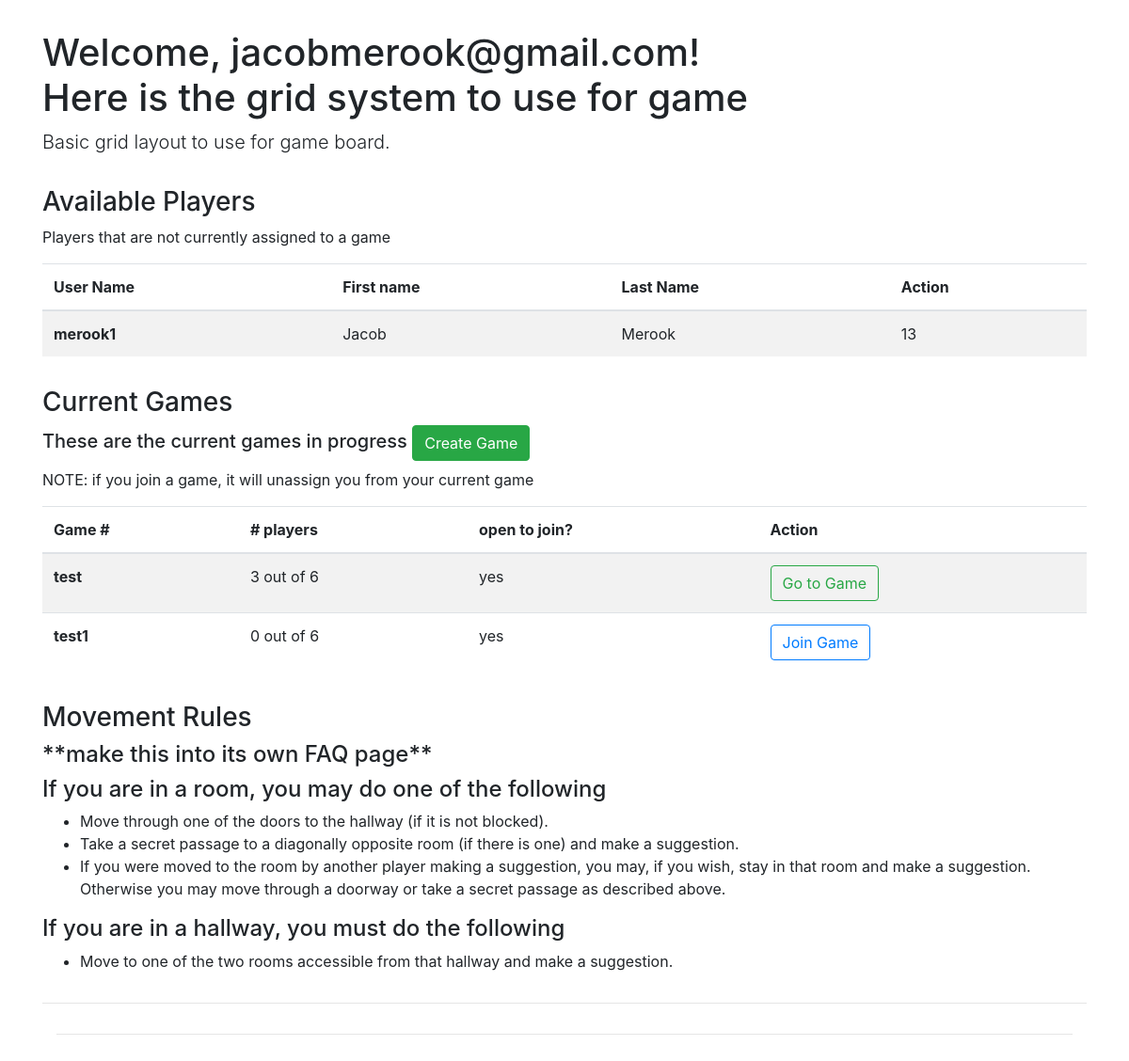
Screenshot of /home.phtml (signed in) with the database file from the repository.
### tables this page shows
CREATE TABLE `user` (
  `id` int(10) NOT NULL AUTO_INCREMENT,
  `firstName` varchar(65) NOT NULL,
  `lastName` varchar(65) NOT NULL,
  `userName` varchar(65) NOT NULL,
  `password` varchar(65) NOT NULL,
  `game` int(11) DEFAULT NULL COMMENT 'this is the column to show what game the user is in',
  `characterNumber` int(11) DEFAULT NULL COMMENT 'this is the character they are playing in the game instance',
  PRIMARY KEY (`id`),
  UNIQUE KEY `userName` (`userName`)
);

CREATE TABLE `game_board` (
  `id` int(11) NOT NULL AUTO_INCREMENT COMMENT 'Game ID',
  `gameName` varchar(45) NOT NULL,
  `secretEnvelope` varchar(45) NOT NULL COMMENT 'holds the FK to the secret envelope table to show which secret envelop goes with with game\n',
  PRIMARY KEY (`id`),
  UNIQUE KEY `id_UNIQUE` (`id`),
  UNIQUE KEY `secretEnvelop_UNIQUE` (`secretEnvelope`)
);

### Database.php (called while the page is built, shortened)
<?php
class Database
{
    public $pdo;
    public function __construct()
    {
        $this->host = 'localhost';
        $this->db   = 'clueless';
        $this->user = 'root';
        $this->password = 'root';
        $this->charset = 'utf8';
        $this->dsn = "mysql:host=$this->host;dbname=$this->db;charset=$this->charset";
        $this->opt = [
            PDO::ATTR_ERRMODE            => PDO::ERRMODE_EXCEPTION,
            PDO::ATTR_DEFAULT_FETCH_MODE => PDO::FETCH_ASSOC,
            PDO::ATTR_EMULATE_PREPARES   => false,
        ];
        $this->pdo = new PDO($this->dsn, $this->user, $this->password, $this->opt);
    }
    public function getAvailablePlayers()
    {
        $stmt = $this->pdo->query('SELECT * FROM clueless.user WHERE game IS NULL');
        $list = array();
        while ($user = $stmt->fetch())
        {
            $obj = new User($user['userName'], $user['firstName'], $user['lastName'], $user['password'], $user['id']);
            array_push($list,$obj);
        }
        return $list;
    }
    public function getCurrentGames()
    {
        $stmt = $this->pdo->query('SELECT * FROM clueless.game_board');
        $list = array();
        while ($game = $stmt->fetch())
        {
            $obj = new Game($game['id'], $game['gameName'], $game['secretEnvelope'] );
            array_push($list,$obj);
        }
        return $list;
    }
    public function getPlayersPerGame($gameID)
    {
        $stmt = $this->pdo->prepare('select count(user.game)
      from clueless.game_board
        left join clueless.user on ( game_board.id = user.game )
        where game_board.id = :id
        group by game_board.gameName
        order by game_board.id asc');
        $stmt->execute(['id' => $gameID]);
        $numPlayers = $stmt->fetch();
        return $numPlayers['count(user.game)'];
    }
    public function getPlayersGameID($userID)
    {
        $stmt = $this->pdo->prepare('SELECT game from clueless.user where id = :userID');
        $stmt->execute(['userID' => $userID]);
        $userGameID = $stmt->fetch();
        return $userGameID['game'];
    }
}

### User.php (called while the page is built, shortened)
<?php
class User
{
  private $userName;
  private $firstName;
  private $lastName;
  private $id;
  public function __construct($userName, $firstName, $lastName, $password, $id)
  {
      $this->userName = $userName;
      $this->firstName = $firstName;
      $this->lastName = $lastName;
      $this->id = $id;
  }
  public function getUserName()
  {
      return $this->userName;
  }
  public function getFirstName()
  {
      return $this->firstName;
  }
  public function getLastName()
  {
      return $this->lastName;
  }
  public function getID()
  {
      return $this->id;
  }
}
?>

### Game.php (called while the page is built, shortened)
<?php
class Game
{
    private $id;
    private $name;
    public function __construct($id, $name, $secretEnvelope)
    {
        $this->id = $id;
        $this->name = $name;
    }
    public function getID()
    {
        return $this->id;
    }
    public function getName()
    {
        return $this->name;
    }
}

### home.phtml (the view, shortened to what this page needs)
<?php
include "Database.php";
include "User.php";
include "Game.php";
?>
<!DOCTYPE html>
<html lang="en">
<head>
    <link href="./css/bootstrap.css" rel="stylesheet">
    <link href="./css/grid.css" rel="stylesheet">
</head>
<body>
<div class="container">
    <h1>Welcome, <?php echo $_SESSION["userName"] . "!"; ?> <br/ >Here is the grid system to use for game</h1>
    <p class="lead">Basic grid layout to use for game board.</p>
    <h3>Available Players</h3>
    <p>Players that are not currently assigned to a game</p>
    <table class="table table-striped">
        <thead>
        <tr>
            <th scope="col">User Name</th>
            <th scope="col">First name</th>
            <th scope="col">Last Name</th>
            <th scope="col">Action</th>
        </tr>
        </thead>
        <tbody>
        <?php
        $db = new Database();
        $list = $db->getAvailablePlayers();
        foreach ($list as $item)
        {
            echo "<tr>";
            echo "<th>" . $item->getUserName() . "</th>";
            echo "<td>" . $item->getFirstName() . "</td>";
            echo "<td>" . $item->getLastName() . "</td>";
            echo "<td>" . $item->getID() . "</td>";
            echo "</tr>";
        }
        ?>
        </tbody>
    </table>
    <h3>Current Games</h3>
    <h5>These are the current games in progress <a class="btn btn-success" href="./createGame.phtml" role="button">Create Game</a></h5>
    <p>NOTE: if you join a game, it will unassign you from your current game</p>
    <table class="table table-striped">
        <thead>
        <tr>
            <th scope="col">Game #</th>
            <th scope="col"># players</th>
            <th scope="col">open to join?</th>
            <th scope="col">Action</th>
        </tr>
        </thead>
        <tbody>
        <?php
        $db = new Database();
        $list = $db->getCurrentGames();
        foreach ($list as $item)
        {
            $id = $item->getID();
            $numPlayers = $db->getPlayersPerGame($id);
            echo "<tr>";
                echo "<th>" . $item->getName(). "</th>";
                echo "<td>" . "$numPlayers out of 6" . "</td>";
                if($numPlayers < 6)
                {
                    echo "<td>" . "yes" . "</td>";
                }
                else
                {
                    echo "<td>" . "no" . "</td>";
                }
            $playersGameID = $db->getPlayersGameID($_SESSION["id"]);
            if($numPlayers < 6 && (!($playersGameID == $item->getID())))
            {
                echo "<td><a class='btn btn-outline-primary' href='joinGame.phtml?id=".$item->getID()."'>" . "Join Game" . "</a></td>";
            }
            elseif($playersGameID == $item->getID())
            {
                echo "<td><a class='btn btn-outline-success' href='game_board.phtml'>" . "Go to Game" . "</a></td>";
            }
            else
            {
                echo "<td><a class='btn btn-outline-danger disabled' href='joinGame.phtml?id=".$item->getID()."'>" . "Game is Full" . "</a></td>";
            }
            echo "</tr>";
        }
        ?>
        </tbody>
    </table>
    <h3>Movement Rules</h3>
    <h4>**make this into its own FAQ page**</h4>
    <h4>If you are in a room, you may do one of the following</h4>
    <ul>
        <li>Move through one of the doors to the hallway (if it is not blocked).</li>
        <li>Take a secret passage to a diagonally opposite room (if there is one) and make a suggestion.</li>
        <li>If you were moved to the room by another player making a suggestion, you may, if you wish, stay in that room and make a suggestion. Otherwise you may move through a doorway or take a secret passage as described above.</li>
    </ul>
    <h4>If you are in a hallway, you must do the following</h4>
    <ul>
        <li>Move to one of the two rooms accessible from that hallway and make a suggestion.</li>
    </ul>
    <hr>
    <div class="container">
        <hr>
</div>
</body>
</html>

### css/grid.css (style rules this page uses)
body { padding-top: 2rem; padding-bottom: 2rem; }
h3 { margin-top: 2rem; }
hr { margin-top: 2rem; margin-bottom: 2rem; }

### rows the page displays
user: userName "merook1", firstName "Jacob", lastName "Merook", id "13"
game_board: gameName "test", numPlayers "3", shows "yes", shows "Go to Game"
game_board: gameName "test1", numPlayers "0", shows "yes"

### other values shown
$_SESSION["userName"] "jacobmerook@gmail.com"
